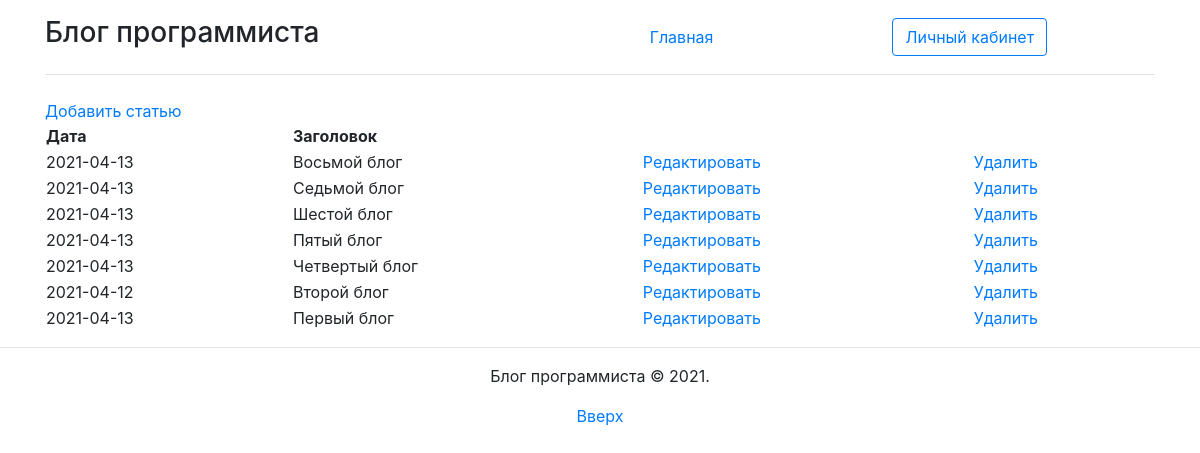
The app's page /admin/index.php with its own data.
### tables this page shows
CREATE TABLE `articles` (
  `id` int(11) NOT NULL,
  `title` varchar(255) NOT NULL,
  `content` text NOT NULL,
  `date` date NOT NULL,
  `comment` varchar(150) DEFAULT NULL
);

### models/articles.php (called while the page is built, shortened)
<?php
	function articles_all($link) {
		$query = "SELECT * FROM articles ORDER BY id DESC";
		$result = mysqli_query($link, $query);
		$n = mysqli_num_rows($result);
		$articles = array();
		for ($i = 0; $i < $n; $i++) {
			$row = mysqli_fetch_assoc($result);
			$articles[] = $row;
		}
		return $articles;
	}
?>

### views/articles_admin.php (the view, shortened to what this page needs)
<!DOCTYPE html>
<html>
<head>
    <link rel="stylesheet" href="../style.css">
    <link rel="stylesheet" href="https://stackpath.bootstrapcdn.com/bootstrap/4.5.2/css/bootstrap.min.css">	</head>
<body>
    <div class="container">
        <?php
        require '../template/header.php'
        ?>
			<div>
				<a href="index.php?action=add" >Добавить статью</a>
				<table class="admin-table" style="width: 100%">
					<tr>
						<th>Дата</th>
						<th>Заголовок</th>
						<th></th>
						<th></th>
					</tr>
					<?php foreach($articles as $a): ?>
					<tr>
						<td><?=$a['date']?></td>
						<td><?=$a['title']?></td>
						<td><a href="index.php?action=edit&id=<?=$a['id']?>">Редактировать</a></td>
						<td><a href="index.php?action=delete&id=<?=$a['id']?>">Удалить</a></td>
					</tr>
					<?php endforeach ?>
				</table>
			</div>
    </div>
        <?php
        require '../template/footer.php'
        ?>
	</body>
</html>

### admin/index.php (shortened to what this page needs)
<?php
	require_once '../database.php';
	require_once '../models/articles.php';
$link = mysqli_connect('localhost', 'root', '', 'blog');
	if (isset($_GET['action']))
		$action = $_GET['action'];
	else
		$action = "";
	if ($action == "add") {
		if (!empty($_POST)) {
			articles_new($link, $_POST['title'], $_POST['date'], $_POST['content'], $_POST['comment']);
			header("Location: index.php");
		}
		include("../views/article_admin.php");
	} else if ($action == "delete") {
		$id = $_GET['id'];
		$article = articles_delete($link, $id);
		header("Location: index.php");
	} else {
		$articles = articles_all($link);
		include("../views/articles_admin.php");
	}
?>

### template/header.php
<header class="d-flex flex-wrap align-items-center justify-content-center justify-content-md-between py-3 mb-4 border-bottom">
    <h3 class="fs-4">Блог программиста</h3>
    <svg class="bi me-2" width="40" height="32"><use xlink:href="#bootstrap"></use></svg>
    <ul class="nav col-12 col-md-auto mb-2 justify-content-between mb-md-0">
        <li><a href="/" class="nav-link px-2 link-secondary">Главная</a></li>
    </ul>
    <div class="col-md-3 text-end">
        <button type="button" class="btn btn-outline-primary me-2"><a href="/user.php" class="link-secondary">Личный кабинет</a></button>
    </div>
</header>

### template/footer.php
<footer class="blog-footer" style="text-align: center">
    <hr>
    <p>Блог программиста &copy; 2021.</p>
    <p>
        <a href="#">Вверх</a>
    </p>
</footer>

### style.css (style rules this page uses)
footer { text-align: center; }
.admin-table { width: 100%; }

### records on screen
articles: date "2021-04-13", title "Восьмой блог"
articles: date "2021-04-13", title "Седьмой блог"
articles: date "2021-04-13", title "Шестой блог"
articles: date "2021-04-13", title "Пятый блог"
articles: date "2021-04-13", title "Четвертый блог"
articles: date "2021-04-12", title "Второй блог"
articles: date "2021-04-13", title "Первый блог"
